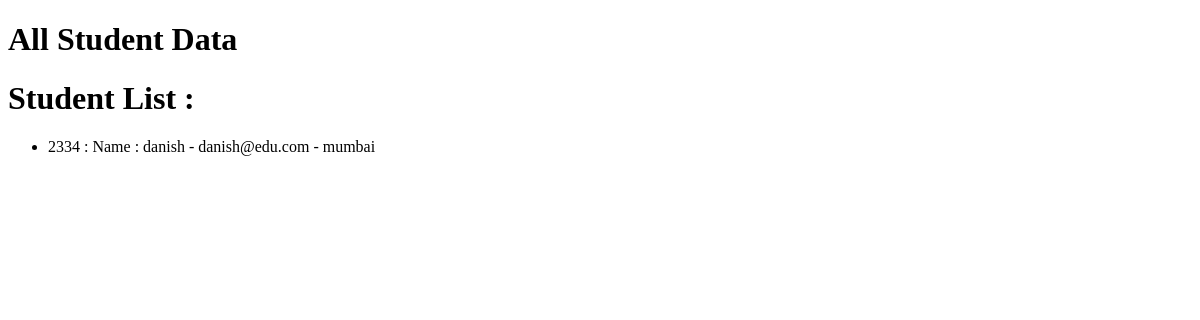
The app's page /student/all/, older data.
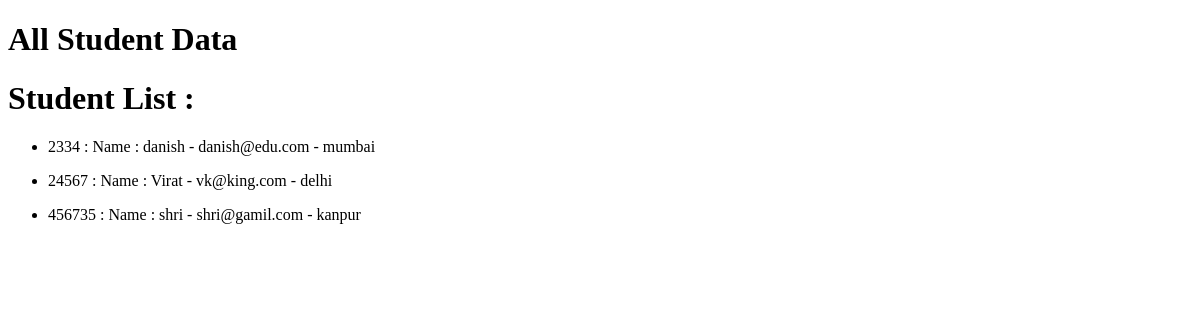
The same page, newer data.
### student/models.py (models this page shows)
class Profile(models.Model):
    name = models.CharField(max_length=70)
    email = models.EmailField(max_length=255)
    city = models.CharField(max_length=70)
    rollNo = models.IntegerField()

### student/views.py (the view)
# urls.py: path('all/',home ,name='home'),
def home(req):
    students = Profile.objects.all()
    return render(req, 'student/all.html',{'students': students})

### student/templates/student/all.html (shortened to what this page needs)
<!DOCTYPE html>
<html lang="en">
<head>
</head>
<body>
    <h1>All Student Data</h1>
    {% if students %}
    <h1>Student List :</h1>
    {% for stud in students %}
    <ul>
  <li>
    <span>{{ stud.rollNo }} : </span>
    <span>Name : {{ stud.name }} - </span>
    <span>{{ stud.email }} - </span>
    <span>{{ stud.city }}</span>
  </li>
</ul>
    {% endfor %}
    {% else %}
    <h1>No Data</h1>
    {% endif %}
</body>
</html>

Row changes from the older to the newer data that the page shows:
added Profile: rollNo "24567", name "Virat", email "vk@king.com", city "delhi"
added Profile: rollNo "456735", name "shri", email "shri@gamil.com", city "kanpur"
